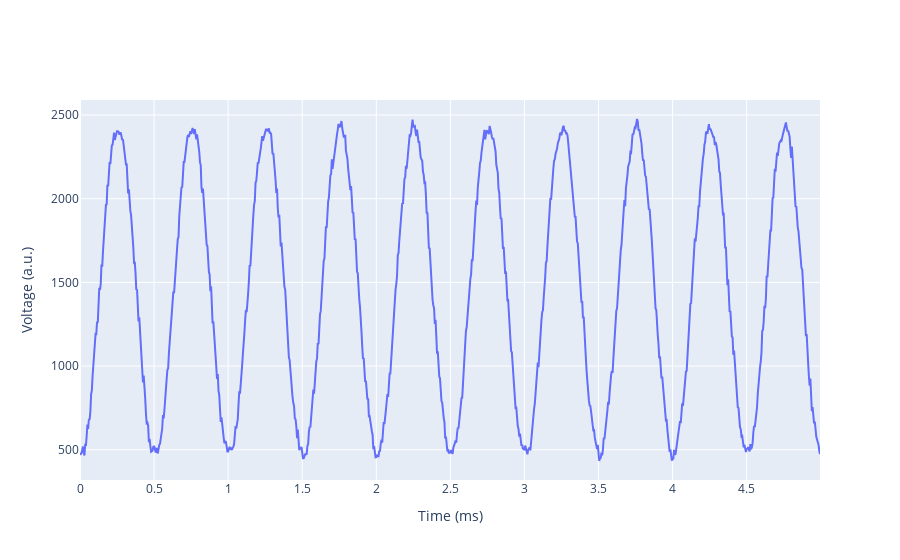

Notebook code for this chart:
### Code cell
import plotly
fig = plotly.graph_objs.Figure()
fig.add_trace(plotly.graph_objs.Scatter(x=t*1e3, y=data[0, :]))
fig.update_layout(xaxis_title='Time (ms)', yaxis_title='Voltage (a.u.)')

### Figure 1 — Plotly figure (JSON) as saved in the notebook; plotly's stock layout.template omitted (floating-point values rounded to 4 significant figures; data arrays with more than 128 entries replaced by an {"elided": "..."} marker saying what was removed)
{"data": [{"type": "scatter", "x": {"elided": "1000 float values"}, "y": {"elided": "1000 int values"}}], "layout": {"xaxis": {"title": {"text": "Time (ms)"}}, "yaxis": {"title": {"text": "Voltage (a.u.)"}}}}
